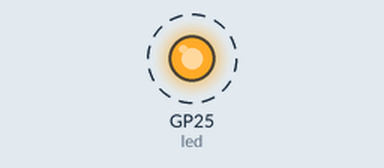
The program below on a simulated Raspberry Pi Pico running MicroPython. Shown: output pins drawn as LEDs (lit = HIGH). Dashed ring = blinking. Threads take turns every 2 ms; what the program prints to the serial console is not drawn. At 10.0 s the program stops and its outputs stay as they are.

Above: at 0.2 s.
Timing chart, 0 to 3.0 s (numbered marks = the images above):
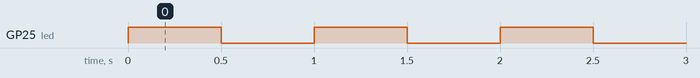

Measured:
- by itself, GP25 (led): alternates HIGH for 0.50 s and LOW for 0.50 s, 20 changes in all, then stays LOW

The program:

main.py
```python
import time, _thread, machine

def task(n, delay):
    led = machine.Pin(25, machine.Pin.OUT)
    for i in range(n):
        led.high()
        time.sleep(delay)
        led.low()
        time.sleep(delay)
    print('done')

_thread.start_new_thread(task, (10, 0.5))
```
